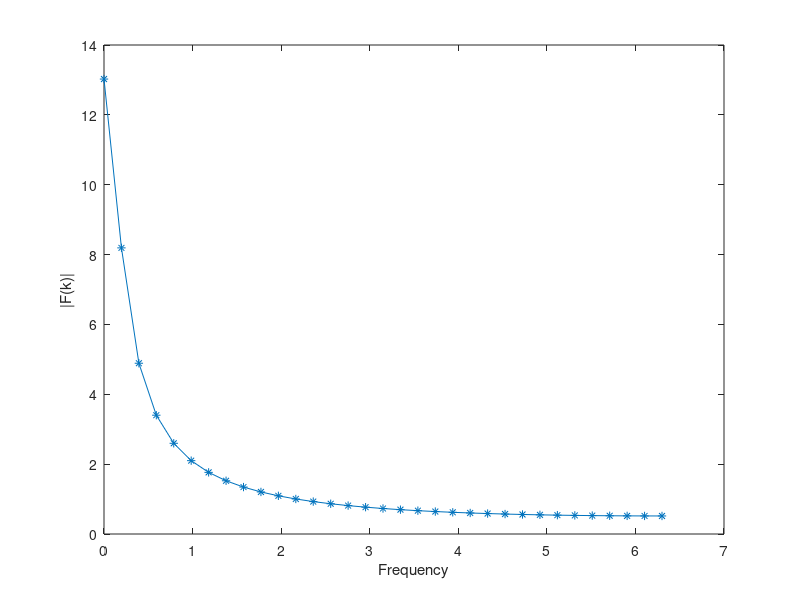

Write the MATLAB code that produced this figure.
%5.29日作业
%------------------------------分界符----------------------------------%
%第一题
% x_1=1:0.1:3;
% %用五次多项式拟合后求导数
% p=polyfit(x_1,1./sqrt((x_1.^2)+1),5);
% dp=polyder(p);
% dpx=polyval(dp,x_1)
% %直接对函数求导
% dx=diff(sqrt([x_1,x_1+0.1].^2+1))/0.1
% 
% gx=x_1/sqrt(x_1.^2+1)
% 
% plot(x_1,dpx,'b-')
% hold on
% xx=1:0.1:3;
% yy=1./sqrt(1+xx.^2);
% plot(xx,yy)



%------------------------------分界符----------------------------------%
%第二题
q_2=integral(@(x)(sin(x)).^5.*sin(5.*x),0,pi)


%------------------------------分界符----------------------------------%
%第三题
k=1:7;
xk=0.3:0.2:1.5;
fxk=[0.3895,0.6598,0.9147,1.1611,1.3917,1.6212,1.8325];
s1=sum(fxk(1:end-1).*(diff(xk))) %这条语句的作用是？？？
s2=trapz(xk,fxk) %梯形积分

%------------------------------分界符----------------------------------%
%第四题
fxy=@(x,y) 1./(sqrt(x.^2+y.^2));
q_4=integral2(fxy,0,1,0,1)

%------------------------------分界符----------------------------------%
%第五题——傅里叶FFT变换
N=64; %采样点数
T=5;%采样时间终点
t=linspace(0,T,N);
x=exp(-t);
dt=t(2)-t(1);
f=1/dt;
X=fft(x);
F=X(1:N/2+1);
f=f*(0:N/2)/N;
plot(f,abs(F),'-*')
xlabel('Frequency');
ylabel('|F(k)|')


